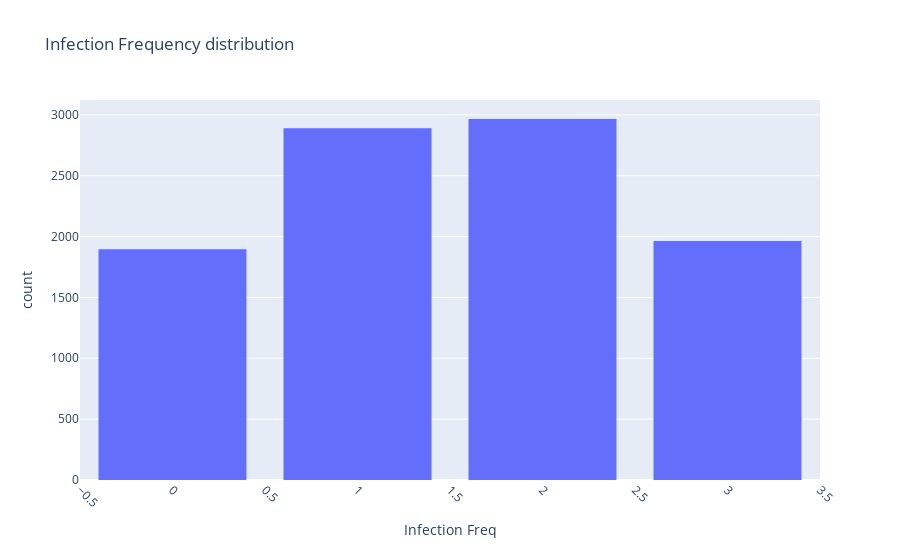

Notebook code for this chart:
### Code cell
fig = px.histogram(
    CLEAN_BACTERIA_RESISTANCE_DF,
    x='infection_freq',
    labels={'infection_freq': 'Infection Freq'},
    title='Infection Frequency distribution',
)
fig.update_layout(
    xaxis_tickangle=45,
    bargap=0.2
)
fig.show()

### Figure 1 — Plotly figure (JSON) as saved in the notebook; plotly's stock layout.template omitted (floating-point values rounded to 4 significant figures; data arrays with more than 128 entries replaced by an {"elided": "..."} marker saying what was removed)
{"data": [{"bingroup": "x", "hovertemplate": "Infection Freq=%{x}<br>count=%{y}<extra></extra>", "legendgroup": "", "marker": {"color": "#636efa", "pattern": {"shape": ""}}, "name": "", "orientation": "v", "showlegend": false, "type": "histogram", "x": {"elided": "9957 float values"}, "xaxis": "x", "yaxis": "y"}], "layout": {"bargap": 0.2, "barmode": "relative", "legend": {"tracegroupgap": 0}, "title": {"text": "Infection Frequency distribution"}, "xaxis": {"anchor": "y", "domain": [0, 1], "tickangle": 45, "title": {"text": "Infection Freq"}}, "yaxis": {"anchor": "x", "domain": [0, 1], "title": {"text": "count"}}}}
